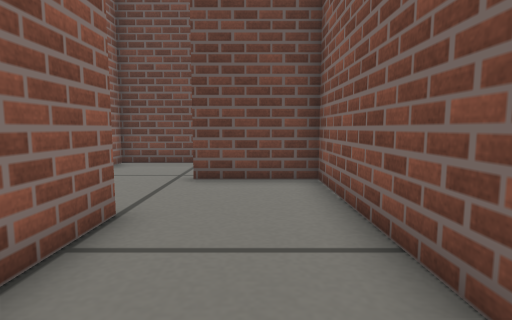
view 1 (above)

16 first-person views from a walk through a Gazebo world. The camera is 0.25 m above the floor, tilts 6° down and sees 80° across. The floor is counted in squares, 0.2 m on a side. Each view is taken from the middle of a square. On the plan, view 1 faces up. The plan holds only what a view shows up to about 13 squares ahead; the rest is blank.

view 2
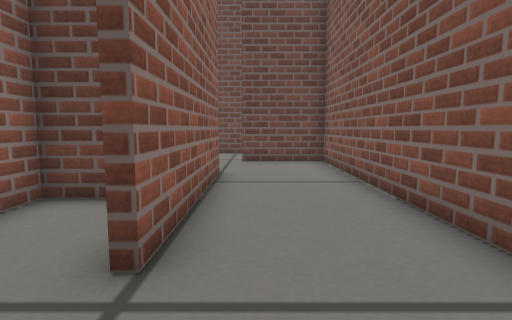

view 3
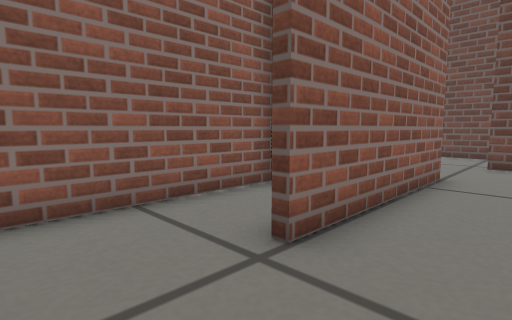

view 4
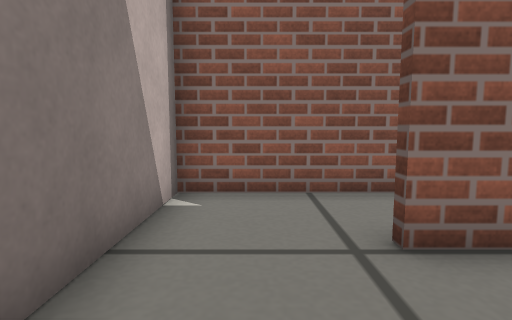

view 5
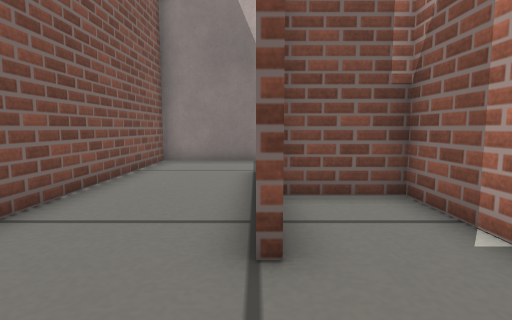

view 6
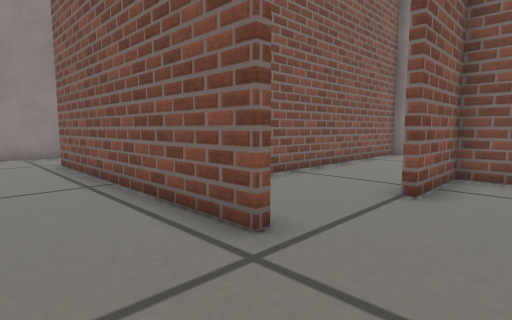

view 7
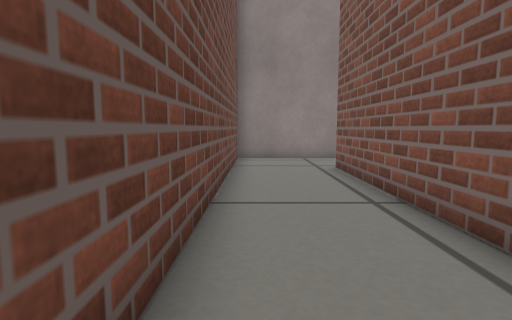

view 8
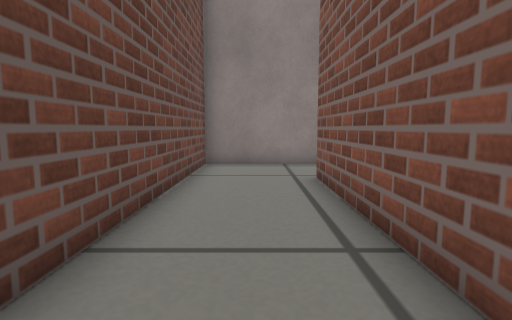

view 9
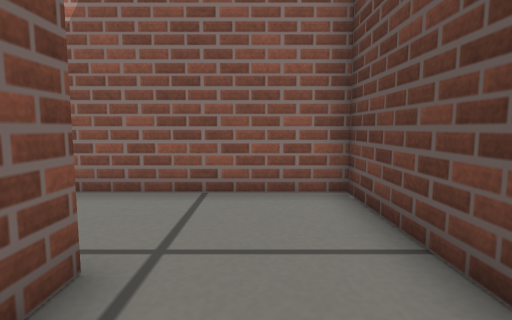

view 10
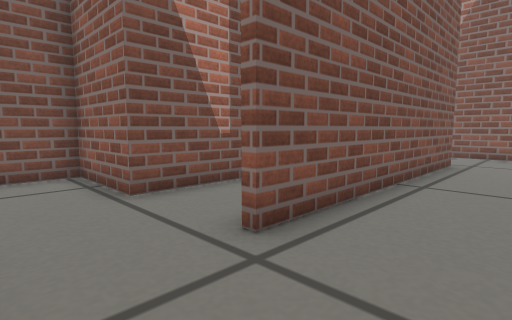

view 11
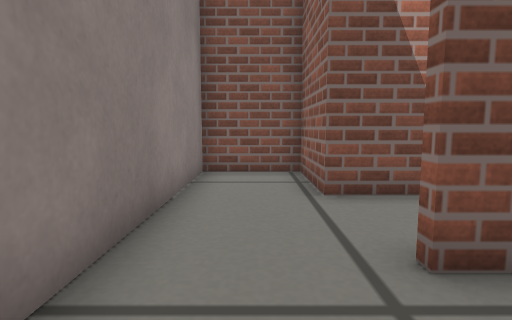

view 12
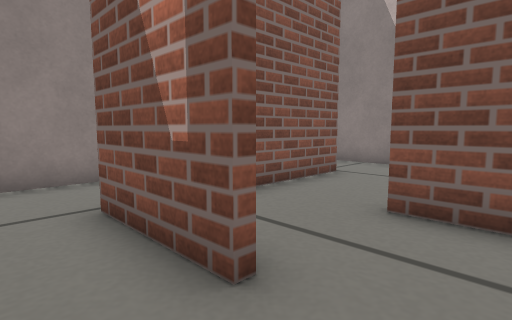

view 13
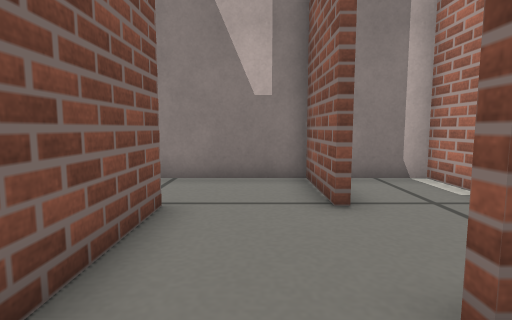

view 14
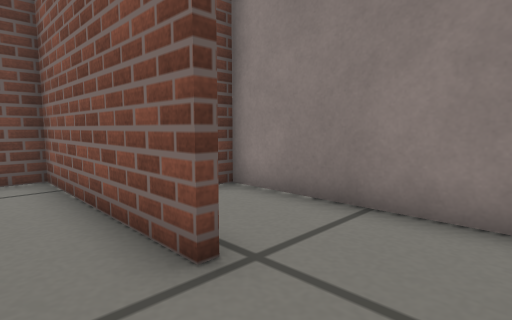

view 15
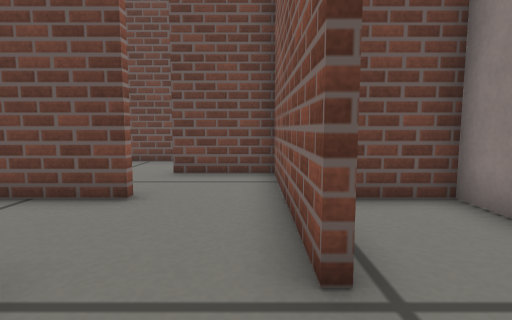

view 16
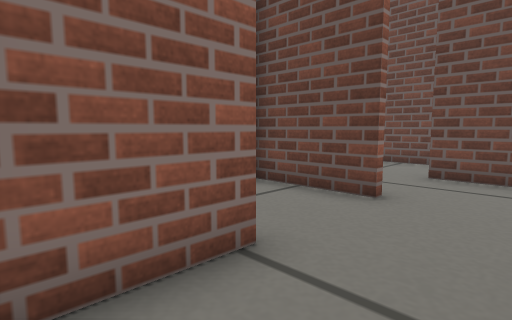

### Floor plan
Points are (right, up) in squares from view 1. A wall is a line through its corners. A room is listed if a view was taken in it or the views show most of it. See-through windows are left out.
Room 1 (views 1, 2, 3, 4)
walls: (-2, 4.4) (-2, -1.6); (-1.5, -4.5) (1.5, -4.5) (1.5, 7.2) (-1.5, 7.2)
ways out: opening at (-2, -3) to room 7
Room 2 (view 5)
walls: (-4.7, 3.9) (-4.7, 0.9); (-4.7, 7.5) (-4.7, 5.5); (-4.9, 1.5) (-2.3, 1.5) (-2.3, 4.2)
ways out: opening at (-2.6, 6.4) to room 3
Room 3 (views 6, 7, 8, 9, 10, 11)
walls: (-1.6, 7.5) (7.5, 7.5); (10.5, 6.5) (10.5, 10.7) (-4.7, 10.7) (-4.7, 7.5)
ways out: opening at (-2.6, 6.4) to room 2; opening at (9, 7) to room 4
Room 4 (view 12)
walls: (4.6, 4.5) (7.7, 4.5) (7.7, 1.5) (10.5, 1.5) (10.5, 6.5); (4, 7.2) (2.4, 7.2)
ways out: opening at (9, 7) to room 3; opening at (3.5, 4) to room 5
Room 5 (view 13)
walls: (3.3, 1.5) (4.8, 1.5) (4.8, 1.3); (7.5, 0.6) (7.5, 4.3) (4.7, 4.3)
ways out: opening at (3.5, 4) to room 4; opening at (6, 1) to room 6
Room 6 (views 14, 15, 16)
walls: (4.8, -1.8) (4.8, -4.5) (9.1, -4.5); (7.5, -1.9) (7.5, 0.6); (4.8, 1.3) (1.8, 1.3); (1.7, -2.9) (1.7, -4.5) (3.6, -4.5)
ways out: opening at (6, 1) to room 5; opening at (8, -3) to room 8
Room 7 (no view inside)
walls: (-3.5, 1.3) (-4.7, 1.3); (-4.7, 0.9) (-4.7, -4.5) (-1.5, -4.5)
ways out: opening at (-2, -3) to room 1
Room 8 (no view inside)
walls: (10.5, -3.8) (10.5, 1.3) (8.8, 1.3)
ways out: opening at (8, -3) to room 6

Where each view was taken, in squares from view 1:
view 1: 0 up, 0 right, facing up
view 2: 4 down, 1 left, facing up
view 3: 4 down, 0 right, facing up-left
view 4: 3 down, 1 right, facing left
view 5: 7 up, 2 left, facing down
view 6: 10 up, 4 left, facing down-right
view 7: 10 up, 2 left, facing right
view 8: 9 up, 0 right, facing right
view 9: 9 up, 1 right, facing left
view 10: 10 up, 10 right, facing down-left
view 11: 10 up, 9 right, facing down
view 12: 6 up, 3 right, facing down-right
view 13: 3 up, 6 right, facing down
view 14: 4 down, 6 right, facing up-right
view 15: 4 down, 7 right, facing up
view 16: 4 down, 7 right, facing up-left
